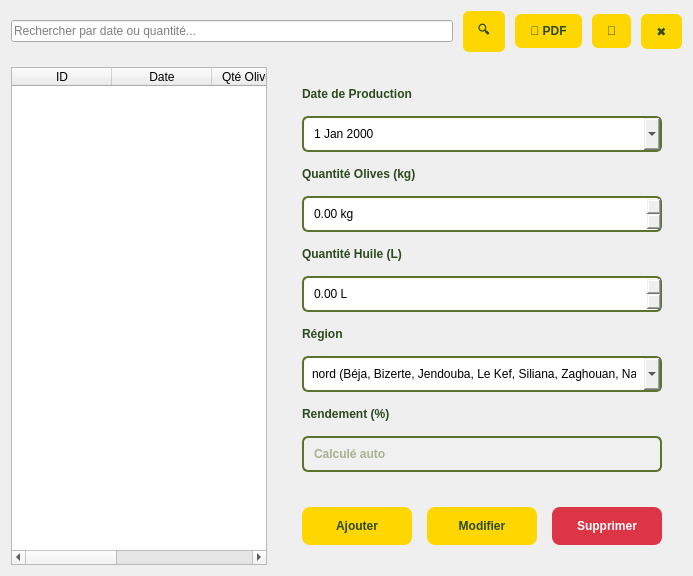
          <widget class="QWidget" name="tab1">
           <attribute name="title">
            <string>Liste des Productions</string>
           </attribute>
           <layout class="QVBoxLayout" name="productionTab1Layout">
            <property name="spacing">
             <number>15</number>
            </property>
            <item>
             <layout class="QHBoxLayout" name="productionSearchLayout">
              <property name="spacing">
               <number>10</number>
              </property>
              <item>
               <widget class="QLineEdit" name="searchBox">
                <property name="placeholderText">
                 <string>Rechercher par date ou quantité...</string>
                </property>
               </widget>
              </item>
              <item>
               <widget class="QPushButton" name="btnSearchProduction">
                <property name="styleSheet">
                 <string>background: #ffd700; color: #2d4a1f; border: none; padding: 10px 15px; border-radius: 6px; font-weight: bold;</string>
                </property>
                <property name="text">
                 <string>🔍</string>
                </property>
               </widget>
              </item>
              <item>
               <widget class="QPushButton" name="btnExportPDFProduction">
                <property name="styleSheet">
                 <string>background: #ffd700; color: #2d4a1f; border: none; padding: 10px 15px; border-radius: 6px; font-weight: bold;</string>
                </property>
                <property name="text">
                 <string>📄 PDF</string>
                </property>
               </widget>
              </item>
              <item>
               <widget class="QPushButton" name="btnRefreshProduction">
                <property name="styleSheet">
                 <string>background: #ffd700; color: #2d4a1f; border: none; padding: 10px 15px; border-radius: 6px; font-weight: bold;</string>
                </property>
                <property name="text">
                 <string>🔄</string>
                </property>
               </widget>
              </item>
              <item>
               <widget class="QPushButton" name="btnClearProduction">
                <property name="styleSheet">
                 <string>background: #ffd700; color: #2d4a1f; border: none; padding: 10px 15px; border-radius: 6px; font-weight: bold;</string>
                </property>
                <property name="text">
                 <string>✖</string>
                </property>
               </widget>
              </item>
             </layout>
            </item>
            <item>
             <layout class="QHBoxLayout" name="splitLayout">
              <property name="spacing">
               <number>15</number>
              </property>
              <item>
               <widget class="QTableWidget" name="productionTable">
                <column>
                 <property name="text">
                  <string>ID</string>
                 </property>
                </column>
                <column>
                 <property name="text">
                  <string>Date</string>
                 </property>
                </column>
                <column>
                 <property name="text">
                  <string>Qté Olives (kg)</string>
                 </property>
                </column>
                <column>
                 <property name="text">
                  <string>Qté Huile (L)</string>
                 </property>
                </column>
                <column>
                 <property name="text">
                  <string>Rendement (%)</string>
                 </property>
                </column>
               </widget>
              </item>
              <item>
               <widget class="QFrame" name="formPanel">
                <property name="minimumSize">
                 <size>
                  <width>350</width>
                  <height>0</height>
                 </size>
                </property>
                <property name="maximumSize">
                 <size>
                  <width>400</width>
                  <height>16777215</height>
                 </size>
                </property>
                <layout class="QVBoxLayout" name="formLayout">
                 <property name="spacing">
                  <number>15</number>
                 </property>
                 <property name="margin" stdset="0">
                  <number>20</number>
                 </property>
                 <item>
                  <widget class="QLabel" name="labelDate">
                   <property name="styleSheet">
                    <string notr="true">color: #2d4a1f; font-weight: bold;</string>
                   </property>
                   <property name="text">
                    <string>Date de Production</string>
                   </property>
                  </widget>
                 </item>
                 <item>
                  <widget class="QDateEdit" name="inputDate">
                   <property name="styleSheet">
                    <string>padding: 8px; border: 2px solid #5d732c; border-radius: 6px;</string>
                   </property>
                   <property name="calendarPopup">
                    <bool>true</bool>
                   </property>
                  </widget>
                 </item>
                 <item>
                  <widget class="QLabel" name="labelQuantiteOlive">
                   <property name="styleSheet">
                    <string>color: #2d4a1f; font-weight: bold;</string>
                   </property>
                   <property name="text">
                    <string>Quantité Olives (kg)</string>
                   </property>
                  </widget>
                 </item>
                 <item>
                  <widget class="QDoubleSpinBox" name="inputQuantiteOlive">
                   <property name="styleSheet">
                    <string>padding: 8px; border: 2px solid #5d732c; border-radius: 6px;</string>
                   </property>
                   <property name="suffix">
                    <string> kg</string>
                   </property>
                   <property name="decimals">
                    <number>2</number>
                   </property>
                   <property name="maximum">
                    <double>100000.000000000000000</double>
                   </property>
                  </widget>
                 </item>
                 <item>
                  <widget class="QLabel" name="labelQuantiteHuile">
                   <property name="styleSheet">
                    <string>color: #2d4a1f; font-weight: bold;</string>
                   </property>
                   <property name="text">
                    <string>Quantité Huile (L)</string>
                   </property>
                  </widget>
                 </item>
                 <item>
                  <widget class="QDoubleSpinBox" name="inputQuantiteHuile">
                   <property name="styleSheet">
                    <string>padding: 8px; border: 2px solid #5d732c; border-radius: 6px;</string>
                   </property>
                   <property name="suffix">
                    <string> L</string>
                   </property>
                   <property name="decimals">
                    <number>2</number>
                   </property>
                   <property name="maximum">
                    <double>50000.000000000000000</double>
                   </property>
                  </widget>
                 </item>
                 <item>
                  <widget class="QLabel" name="labelReg">
                   <property name="styleSheet">
                    <string>color: #2d4a1f; font-weight: bold;</string>
                   </property>
                   <property name="text">
                    <string>Région</string>
                   </property>
                  </widget>
                 </item>
                 <item>
                  <widget class="QComboBox" name="inputReg">
                   <property name="styleSheet">
                    <string>padding: 8px; border: 2px solid #5d732c; border-radius: 6px;</string>
                   </property>
                   <item>
                    <property name="text">
                     <string>nord (Béja, Bizerte, Jendouba, Le Kef, Siliana, Zaghouan, Nabeul)</string>
                    </property>
                   </item>
                   <item>
                    <property name="text">
                     <string>centre (Sfax, Kairouan, Sidi Bouzid, Kasserine)</string>
                    </property>
                   </item>
                   <item>
                    <property name="text">
                     <string>sahel (Sousse, Monastir, Mahdia)</string>
                    </property>
                   </item>
                  </widget>
                 </item>
                 <item>
                  <widget class="QLabel" name="labelRendement">
                   <property name="styleSheet">
                    <string>color: #2d4a1f; font-weight: bold;</string>
                   </property>
                   <property name="text">
                    <string>Rendement (%)</string>
                   </property>
                  </widget>
                 </item>
                 <item>
                  <widget class="QLineEdit" name="inputRendement">
                   <property name="enabled">
                    <bool>false</bool>
                   </property>
                   <property name="styleSheet">
                    <string>padding: 8px; border: 2px solid #5d732c; border-radius: 6px; background: #f0f0f0; font-weight: bold; color: #5d732c;</string>
                   </property>
                   <property name="placeholderText">
                    <string>Calculé auto</string>
                   </property>
                  </widget>
                 </item>
                 <item>
                  <spacer>
                   <property name="orientation">
                    <enum>Qt::Orientation::Vertical</enum>
                   </property>
                   <property name="sizeHint" stdset="0">
                    <size>
                     <width>20</width>
                     <height>20</height>
                    </size>
                   </property>
                  </spacer>
                 </item>
                 <item>
                  <layout class="QHBoxLayout" name="formButtons">
                   <item>
                    <widget class="QPushButton" name="btnAddProduction">
                     <property name="styleSheet">
                      <string>background: #ffd700; color: #2d4a1f; border: none; padding: 12px; border-radius: 8px; font-weight: bold;</string>
                     </property>
                     <property name="text">
                      <string>Ajouter</string>
                     </property>
                    </widget>
                   </item>
                   <item>
                    <widget class="QPushButton" name="btnUpdateProduction">
                     <property name="styleSheet">
                      <string>background: #ffd700; color: #2d4a1f; border: none; padding: 12px; border-radius: 8px; font-weight: bold;</string>
                     </property>
                     <property name="text">
                      <string>Modifier</string>
                     </property>
                    </widget>
                   </item>
                   <item>
                    <widget class="QPushButton" name="btnDeleteProduction">
                     <property name="styleSheet">
                      <string>background: #dc3545; color: white; border: none; padding: 12px; border-radius: 8px; font-weight: bold;</string>
                     </property>
                     <property name="text">
                      <string>Supprimer</string>
                     </property>
                    </widget>
                   </item>
                  </layout>
                 </item>
                </layout>
               </widget>
              </item>
             </layout>
            </item>
           </layout>
          </widget>
